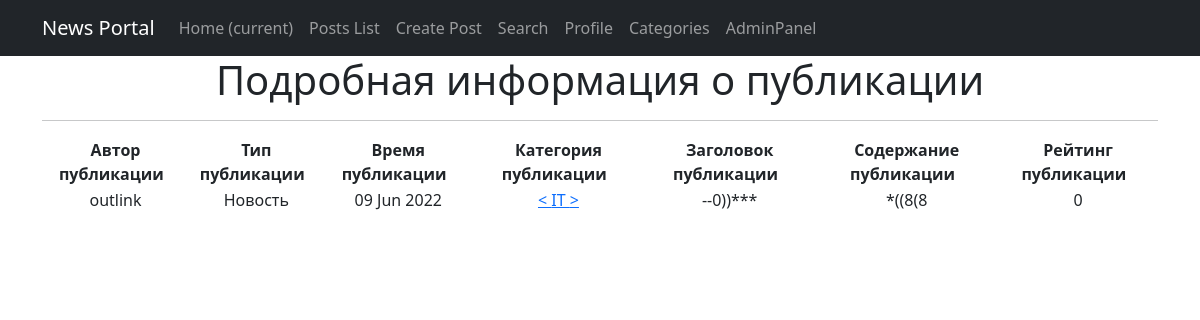
The page /posts/40/ on the database its author committed.
### news/models.py (models this page shows, shortened)
class Post(models.Model):
    objects = None
    article = 'AR'
    news = 'NW'
    kind = [
        (article, 'Статья'),
        (news, 'Новость')
    ]
    author = models.ForeignKey(Author, on_delete=models.CASCADE)
    view = models.CharField(max_length=2, choices=kind, default=article)
    time_of_creation = models.DateTimeField(auto_now_add=True)
    post_category = models.ForeignKey(Category, on_delete=models.CASCADE, verbose_name='Категория(category)')
    title = models.CharField(max_length=128)
    text = models.TextField()
    post_rating = models.IntegerField(default=0)
    class Meta:
        verbose_name = 'Публикация'
        verbose_name_plural = 'Публикации'

class Author(models.Model):
    author_user = models.OneToOneField(User, on_delete=models.CASCADE)
    author_rating = models.IntegerField(default=0)
    class Meta:
        verbose_name = 'Автор'
        verbose_name_plural = 'Авторы'
    def __str__(self):
        return f'{self.author_user}'

class Category(models.Model):
    objects = None
    name = models.CharField(max_length=64, unique=True)
    subscribers = models.ManyToManyField(User, through='CategorySubscribers')
    class Meta:
        verbose_name = 'Категория'
        verbose_name_plural = 'Категории'
    def __str__(self):
        return f'{self.name}'

### news/views.py (the view)
# urls.py: path('<int:pk>/', PostDetailView.as_view(), name='post_detail'),
class PostDetailView(DetailView):
    template_name = 'news/post_detail.html'
    queryset = Post.objects.all()
    def get_object(self, *args, **kwargs):  # переопределяем метод получения объекта, как ни странно
        obj = cache.get(f'post-{self.kwargs["pk"]}', None)  # кэш очень похож на словарь, и метод get действует также.
        if not obj:
            obj = super().get_object(*args, **kwargs)
            cache.set(f'post-{self.kwargs["pk"]}', obj)
        return obj

### news/templatetags/custom_filters.py (called while the page is built)
@register.filter(name='censor')
def censor(value):
    censor_list = ['мат']
    text = value.split()
    for word in text:
        if word.lower() in censor_list:
            value = value.replace(word, '[CENSORED]')
    return value

### templates/news/post_detail.html (shortened to what this page needs)
{% extends 'default.html' %}
{% load custom_filters %}
{% block content %}
<h1>Подробная информация о публикации</h1>
  <hr>
<table>
    <thead>
        <th>
            <b>Автор публикации &nbsp </b>
        </th>
        <th>
            <b>Тип публикации &nbsp </b>
        </th>
        <th>
            <b>Время публикации &nbsp </b>
        </th>
        <th>
            <b>Категория публикации &nbsp </b>
        </th>
        <th>
            <b>Заголовок публикации &nbsp </b>
        </th>
        <th>
            <b>Содержание публикации &nbsp </b>
        </th>
        <th>
            <b>Рейтинг публикации &nbsp </b>
        </th>
    </thead>
    <tr>
        <td>
            {{ post.author }}
        </td>
        <td>
            {{ post.get_view_display}}
        </td>
        <td>
            {{ post.time_of_creation|date:'d M Y' }}
        </td>
        <td>
            <a href="{% url 'category_subscription' post.post_category.id %}"> < {{ post.post_category }} > </a>
        </td>
        <td>
            {{ post.title }}
        </td>
        <td>
            {{ post.text|truncatechars:50|censor  }}
        </td>
        <td>
            {{ post.post_rating }}
        </td>
    </tr>
</table>
<br>
{% endblock content %}

### rows shown on the page
Post: author "outlink", view "Новость", time_of_creation "09 Jun 2022", post_category "IT", title "--0))***", text|censor "*((8(8", post_rating "0"
